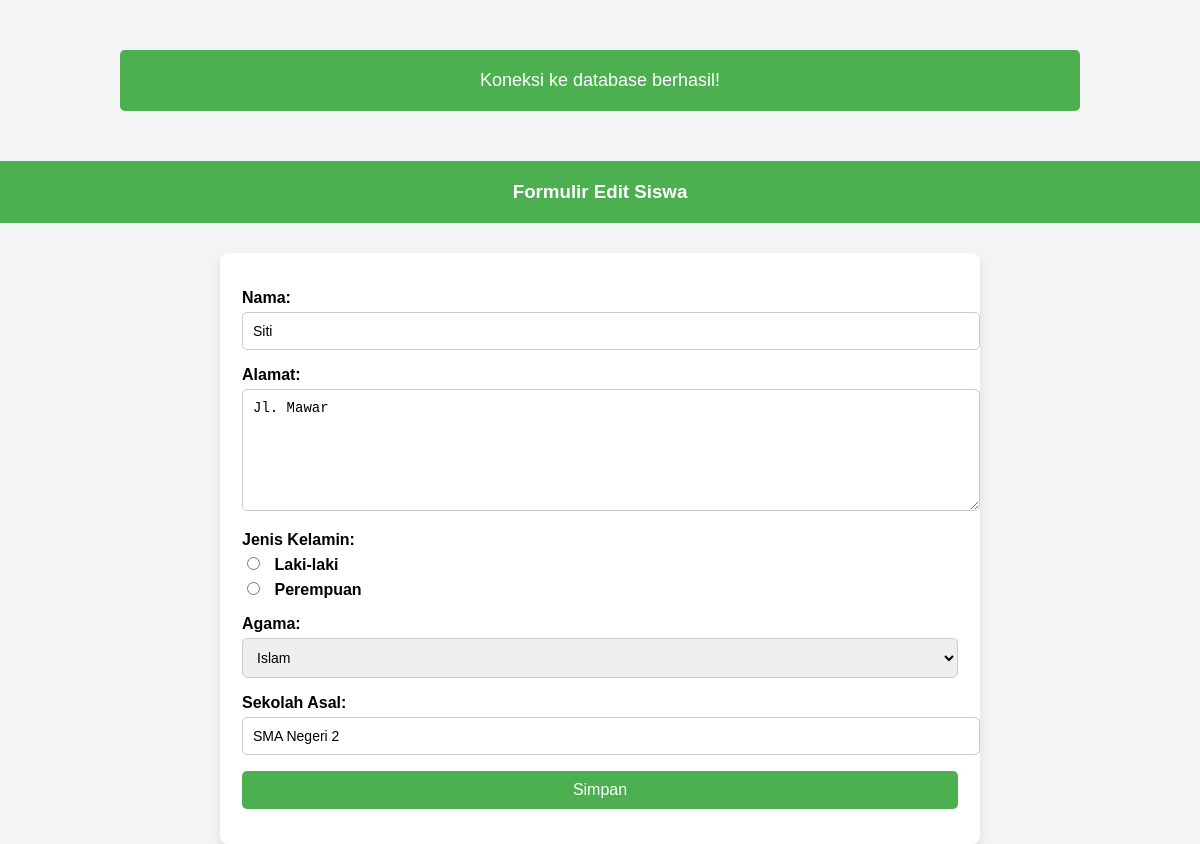
The app's page /form-edit.php?id=2 with its own data.
### tables this page shows
CREATE TABLE `calon_siswa` (
    `id` INT NOT NULL AUTO_INCREMENT,
    `nama` VARCHAR(64) NOT NULL,
    `alamat` VARCHAR(255) NOT NULL,
    `jenis_kelamin` VARCHAR(16) NOT NULL,
    `agama` VARCHAR(16) NOT NULL,
    `sekolah_asal` VARCHAR(64) NOT NULL,
    `id_pegawai` INT NOT NULL,
    PRIMARY KEY (`id`),
    FOREIGN KEY (`id_pegawai`) REFERENCES `pegawai`(`id_pegawai`)
    ON DELETE CASCADE ON UPDATE CASCADE
);

### form-edit.php (the view, shortened to what this page needs)
<?php
include("config.php");
$id = $_GET['id'];
$sql = "SELECT * FROM calon_siswa WHERE id=$id";
$query = mysqli_query($db, $sql);
$siswa = mysqli_fetch_assoc($query);
?>
<!DOCTYPE html>
<html lang="id">
<head>
</head>
<body>
<header>
    <h3>Formulir Edit Siswa</h3>
</header>
<form action="proses-edit.php" method="POST">
    <fieldset>
        <p>
            <label for="nama">Nama:</label>
            <input type="text" name="nama" placeholder="Nama lengkap" value="<?php echo $siswa['nama'] ?>" required />
        </p>
        <p>
            <label for="alamat">Alamat:</label>
            <textarea name="alamat" placeholder="Alamat lengkap" required><?php echo $siswa['alamat'] ?></textarea>
        </p>
        <p>
            <label for="jenis_kelamin">Jenis Kelamin:</label>
            <?php $jk = $siswa['jenis_kelamin']; ?>
            <label><input type="radio" name="jenis_kelamin" value="laki-laki" <?php echo ($jk == 'laki-laki') ? "checked": "" ?>> Laki-laki</label>
            <label><input type="radio" name="jenis_kelamin" value="perempuan" <?php echo ($jk == 'perempuan') ? "checked": "" ?>> Perempuan</label>
        </p>
        <p>
            <label for="agama">Agama:</label>
            <?php $agama = $siswa['agama']; ?>
            <select name="agama" required>
                <option value="Islam" <?php echo ($agama == 'Islam') ? "selected": "" ?>>Islam</option>
            </select>
        </p>
        <p>
            <label for="sekolah_asal">Sekolah Asal:</label>
            <input type="text" name="sekolah_asal" placeholder="Nama sekolah" value="<?php echo $siswa['sekolah_asal'] ?>" required />
        </p>
        <p>
            <input type="submit" value="Simpan" name="simpan" />
        </p>
    </fieldset>
</form>
</body>
</html>

### config.php (style rules this page uses)
body { font-family: Arial, sans-serif; background-color: #f4f4f4; margin: 0; padding: 0; }

### form-edit.php (style rules this page uses)
body { font-family: Arial, sans-serif; background-color: #f4f4f4; margin: 0; padding: 0; }
header { text-align: center; background-color: #4CAF50; color: white; padding: 20px; margin-bottom: 30px; }
h3 { margin: 0; }
form { width: 60%; margin: 0 auto; background-color: white; padding: 20px; border-radius: 8px; box-shadow: 0 4px 8px rgba(0, 0, 0, 0.1); }
fieldset { border: none; padding: 0; }
p { margin-bottom: 15px; }
label { font-weight: bold; display: block; margin-bottom: 5px; }
input[type="text"], textarea, select { width: 100%; padding: 10px; border: 1px solid #ccc; border-radius: 5px; font-size: 14px; }
input[type="radio"] { margin-right: 10px; }
input[type="submit"] { background-color: #4CAF50; color: white; border: none; padding: 10px 20px; font-size: 16px; border-radius: 5px; cursor: pointer; width: 100%; }
textarea { resize: vertical; height: 100px; }

### records on screen
calon_siswa: nama "Siti", alamat "Jl. Mawar", jenis_kelamin "☐ Laki-laki", jenis_kelamin "☐ Perempuan", agama "Islam", sekolah_asal "SMA Negeri 2"
